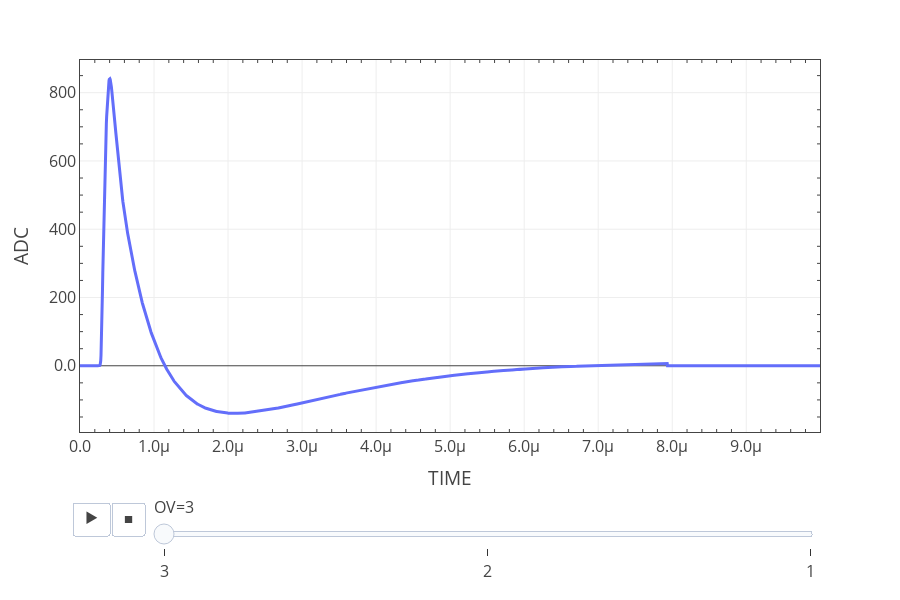

Notebook source saved alongside this figure:
### Code cell
# Make an animation of succesive wvfs.
fig = px.line(df[(df["INST"] == "IR02") & (df["TYPE"] == "LASER") & (df["MODEL"] == "HPK")].explode(["ADC","TIME"]),
                x="TIME",
                y="ADC",
                color="OV",
                category_orders={"OV": [3,2,1]},
                animation_frame="OV")
fig = format_coustom_plotly(fig,figsize=(None,600))
fig.update_layout(showlegend=False)
fig.show()

### Figure 1 — Plotly figure (JSON) as saved in the notebook; plotly's stock layout.template omitted (floating-point values rounded to 4 significant figures; data arrays with more than 128 entries replaced by an {"elided": "..."} marker saying what was removed)
{"data": [{"hovertemplate": "OV=3<br>TIME=%{x}<br>ADC=%{y}<extra></extra>", "legendgroup": "3", "line": {"color": "#636efa", "dash": "solid"}, "marker": {"symbol": "circle"}, "mode": "lines", "name": "3", "orientation": "v", "showlegend": true, "type": "scatter", "x": {"elided": "2500 float values"}, "xaxis": "x", "y": {"elided": "2500 float values"}, "yaxis": "y"}], "layout": {"font": {"size": 16}, "height": 600, "legend": {"title": {"text": "OV"}, "tracegroupgap": 0}, "margin": {"t": 60}, "showlegend": false, "sliders": [{"active": 0, "currentvalue": {"prefix": "OV="}, "len": 0.9, "pad": {"b": 10, "t": 60}, "steps": [{"args": [["3"], {"frame": {"duration": 0, "redraw": false}, "fromcurrent": true, "mode": "immediate", "transition": {"duration": 0, "easing": "linear"}}], "label": "3", "method": "animate"}, {"args": [["2"], {"frame": {"duration": 0, "redraw": false}, "fromcurrent": true, "mode": "immediate", "transition": {"duration": 0, "easing": "linear"}}], "label": "2", "method": "animate"}, {"args": [["1"], {"frame": {"duration": 0, "redraw": false}, "fromcurrent": true, "mode": "immediate", "transition": {"duration": 0, "easing": "linear"}}], "label": "1", "method": "animate"}], "x": 0.1, "xanchor": "left", "y": 0, "yanchor": "top"}], "updatemenus": [{"buttons": [{"args": [null, {"frame": {"duration": 500, "redraw": false}, "fromcurrent": true, "mode": "immediate", "transition": {"duration": 500, "easing": "linear"}}], "label": "&#9654;", "method": "animate"}, {"args": [[null], {"frame": {"duration": 0, "redraw": false}, "fromcurrent": true, "mode": "immediate", "transition": {"duration": 0, "easing": "linear"}}], "label": "&#9724;", "method": "animate"}], "direction": "left", "pad": {"r": 10, "t": 70}, "showactive": false, "type": "buttons", "x": 0.1, "xanchor": "right", "y": 0, "yanchor": "top"}], "xaxis": {"anchor": "y", "domain": [0, 1], "minor": {"ticks": "inside"}, "mirror": "ticks", "showgrid": true, "showline": true, "tickformat": ",.2s", "tickmode": "auto", "title": {"text": "TIME"}}, "yaxis": {"anchor": "x", "domain": [0, 1], "minor": {"ticks": "inside"}, "mirror": "ticks", "showgrid": true, "showline": true, "tickformat": ",.2s", "tickmode": "auto", "title": {"text": "ADC"}}}}
